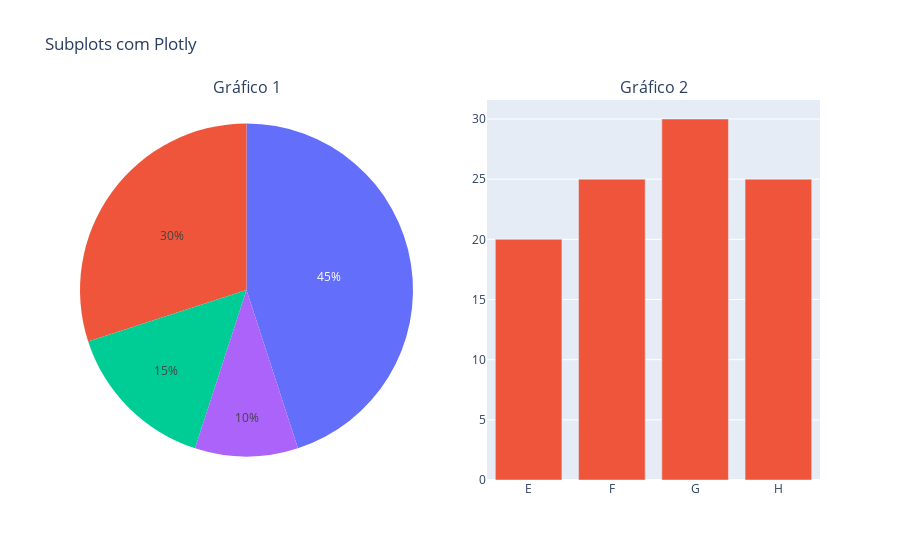

Notebook source saved alongside this figure:
### Code cell
import plotly.graph_objects as go
from plotly.subplots import make_subplots

# Criando um DataFrame fictício
dados1 = {'Categoria': ['A', 'B', 'C', 'D'], 'Valores': [30, 45, 15, 10]}
dados2 = {'Categoria': ['E', 'F', 'G', 'H'], 'Valores': [20, 25, 30, 25]}

df1 = pd.DataFrame(dados1)
df2 = pd.DataFrame(dados2)

# Criando subplots
fig = make_subplots(rows=1, cols=2, subplot_titles=['Gráfico 1', 'Gráfico 2'], specs=[[{'type': 'pie'}, {'type': 'bar'}]])

# Adicionando gráfico de pizza ao primeiro subplot
fig.add_trace(go.Pie(labels=df1['Categoria'], values=df1['Valores']), row=1, col=1)

# Adicionando gráfico de barras ao segundo subplot
fig.add_trace(go.Bar(x=df2['Categoria'], y=df2['Valores']), row=1, col=2)

# Atualizando layout
fig.update_layout(title_text='Subplots com Plotly', showlegend=False)

# Exibindo a figura
fig.show()

### Figure 1 — Plotly figure (JSON) as saved in the notebook; plotly's stock layout.template omitted (floating-point values rounded to 4 significant figures)
{"data": [{"domain": {"x": [0, 0.45], "y": [0, 1]}, "labels": ["A", "B", "C", "D"], "type": "pie", "values": [30, 45, 15, 10]}, {"type": "bar", "x": ["E", "F", "G", "H"], "xaxis": "x", "y": [20, 25, 30, 25], "yaxis": "y"}], "layout": {"annotations": [{"font": {"size": 16}, "showarrow": false, "text": "Gráfico 1", "x": 0.225, "xanchor": "center", "xref": "paper", "y": 1, "yanchor": "bottom", "yref": "paper"}, {"font": {"size": 16}, "showarrow": false, "text": "Gráfico 2", "x": 0.775, "xanchor": "center", "xref": "paper", "y": 1, "yanchor": "bottom", "yref": "paper"}], "showlegend": false, "title": {"text": "Subplots com Plotly"}, "xaxis": {"anchor": "y", "domain": [0.55, 1]}, "yaxis": {"anchor": "x", "domain": [0, 1]}}}
